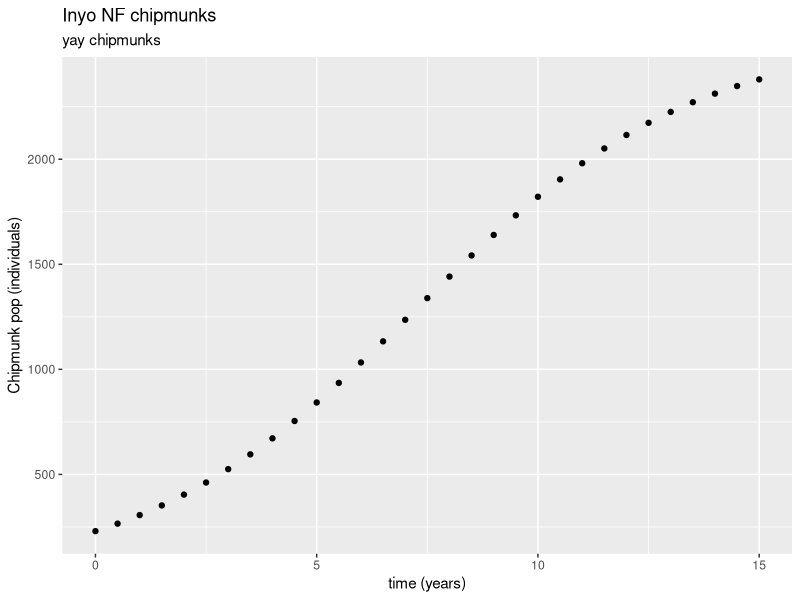

Source code (R):
## ---- chunk 1
knitr::opts_chunk$set(echo = TRUE)
library(tidyverse)
## ---- chunk 2
# Examples of Logarithms 
log(4)

#example of exponent
exp(5)

#a test of log()
log(exp(1))
#this returns 1 because the log and e cancel to return just what is in the ()

## ---- chunk 3
# a sequence from 1-20 in increments of 1

ex_1 <- seq(from =1, to = 20, by = 1)

# Vector from 0 to 40 in increments of 0.2

ex_2 <- seq(from = 0, to = 40, by = 0.2)

# vector from 1-5000 by increments of 10
ex_3 <- seq (from = 1, to = 5000, by = 0.2)
## ---- chunk 4
pop_logistic <- function(capacity, init_pop, rate, time_yr) {
  capacity/(1+((capacity - init_pop)/(init_pop)) * (exp(-rate * time_yr)))
}

pop_logistic(capacity = 2580, init_pop = 230, rate = 0.32, time_yr = 2.4)

## ---- chunk 5
time_vec <- seq(from = 0, to = 15, by = 0.5)
#check your vector
#time_vec

## ---- chunk 6
chipmunk_pop <- pop_logistic(capacity = 2580, init_pop = 230, rate = 0.32, time_yr = time_vec)
chipmunk_pop
#the largest value is 2536 so that makes sense with a carrying capacity of 2580
## ---- chunk 7
#ggplot only wants data frames so need to combine time and pop into a data frame
chipmunk_df <- data.frame(time_vec, chipmunk_pop)
#chipmunk_df

## ---- chunk 8
ggplot(data = chipmunk_df, aes(x = time_vec, y = chipmunk_pop)) +
  geom_point() + 
  labs( x = "time (years)",
        y = "Chipmunk pop (individuals)",
        title = "Inyo NF chipmunks",
        subtitle = "yay chipmunks")
